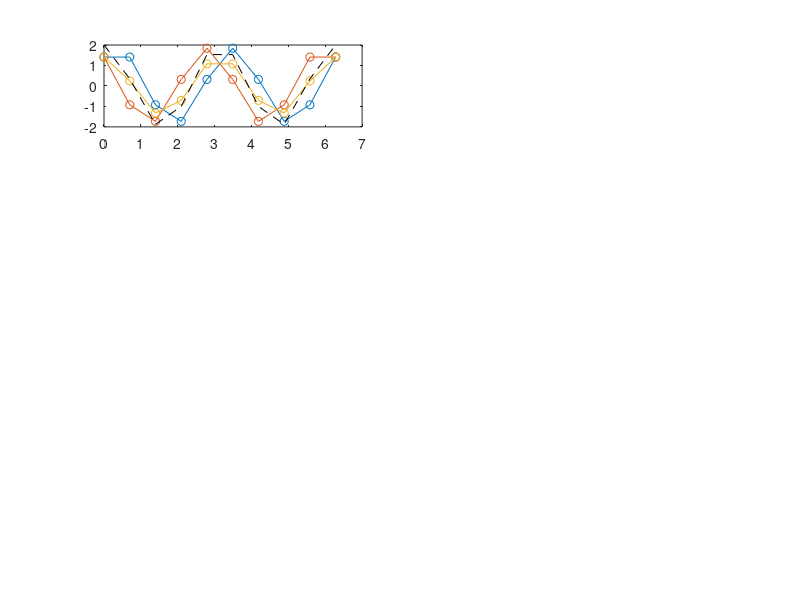

The MATLAB script that drew this image: (Note: this script raises an error after producing the figure.)
%% ---------------------------- Header --------------------------------- %%

%%% Numerische Methoden der Hydromechanik
%%% Assignment: 1
%%% Group: 2
%%% Members: Nick Pfeiffer, Andreas Mirlach, Julian Lenz, Faro Schäfer

% ----------------------------------------------------------------------- %

clear all
close all

%% grid and analytical solution 


%grid = [10,12,13,14,15,16,17,18,20,30,50,100,1000,10000];
grid = [10,20,30,50,70,100,1000,10000];
%grid = [2,4,6,8,10,12,14,16,18,20,30,40,60,100,1000];
% amount of grid points 
 
for j = 1:length(grid)

    % Number of grid points
    n = grid(j);

    % Grid spacing
    h = 2.0 * pi / (n-1);

    % Calculation of... 
    for i = 1 : n

        % ...coordinates
        x(i) = 0.0 + (i-1) * h;

        % ...analytical values of function and derivative
        f(i) = sin( 2*x(i) ); % analytical function
        dfe(i) = cos( 2*x(i) ) * 2; % analytical first derivative
        dfe2(i) = -sin( 2*x(i) ) * 4; % analytical second derivative
      
    end
    
%% Discretization for numerical solution

    for i = 1 : n

        % Periodic boundary conditions... 

        % ...for the first point
        if ( i == 1 )

            fp = f(i+1);
            fm = f(n-1);

        end

        % ...for the last point
        if ( i == n )

            fp = f(2);
            fm = f(n-1);

        end

        % If point is not at the boundaries 
        if ( ( i ~= 1 ) && ( i ~= n ) )
            fp = f(i+1);
            fm = f(i-1);
        end

        fi = f(i);

%% function values and errors

    % First derivative: Upwind
    dfn_U(i) = ( fi - fm ) / ( 1.0*h );
      
    % First derivative: Downwind
    dfn_D(i) = ( fp - fi ) / ( 1.0*h );
        
    % First derivative: Central
    dfn_C(i) = ( fp - fm ) / ( 2.0*h );
        
    % Second Derivative: Central 
    dfn_C2(i) = ( fp - 2*fi + fm ) / (h^2);

    % Error: First derivative Upwind
    er_U(i) = abs( ( dfe(i) - dfn_U(i) ) / dfe(i) );
    
    % Error: First derivative Downwind
    er_D(i) = abs( ( dfe(i) - dfn_D(i) ) / dfe(i) );
      
    % Error: First derivative Central
    er_C(i) = abs( ( dfe(i) - dfn_C(i) ) / dfe(i) );
        
    % Error: Second derivative Central
    er_C2(i) = abs ( ( dfe2(i) - dfn_C2(i) ) / dfe(i) );
      
    end
    
%% Interpolation of Points and error on interpolated points
    
    xq = [0:h/2:h*(n-1)]; % x-values on which function values get interpolated

    dfn_U_interp = interp1(x,dfn_U,xq); % Interpolated Points for Upwind
    dfn_D_interp = interp1(x,dfn_D,xq); % Interpolated Points for Downwind
    dfn_C_interp = interp1(x,dfn_C,xq); % Interpolated Points for Central
    dfn_C2_interp = interp1(x,dfn_C2,xq); % Interpolated Points for Central (second der.)
    
    dfe_interp = cos( 2 .* xq ) * 2; % analytical first derivative
    dfe2_interp = -sin( 2 .* xq ) * 4; % analytical second derivative
    
%% Error with interpolated points
    
    % Error: Int_Upwind
    int_er_U = abs( ( dfe_interp - dfn_U_interp ) ./ dfe_interp );
    
    % Error: Int_Downwind
    int_er_D = abs( ( dfe_interp - dfn_D_interp ) ./ dfe_interp );
      
    % Error: Central first derivative
    int_er_C = abs( ( dfe_interp - dfn_C_interp ) ./ dfe_interp );
        
    % Error: Central second derivative
    int_er_C2 = abs ( ( dfe2_interp - dfn_C2_interp ) ./ dfe_interp ); 
    
%% Plots
    
    if j == 1 
        fig_first_derivative = figure;
        fig_second_derivative = figure;
    end
    
%     plot first derivative 
    set(0,'CurrentFigure',fig_first_derivative)
    subplot(4,2,j)
    plot(x, dfn_U, 'o-', x, dfn_D, 'o-', x, dfn_C, 'o-', x, dfe, '--k') % values of numerical difference scheme
    hold on 
    ax = gca;
    ax.ColorOrderIndex = 1;
    plot(xq, dfn_U_interp, '.-', xq, dfn_D_interp, '.-', xq, dfn_C_interp, '.-') % interpolated values
    legend('Upwind','Downwind','Central', 'Exact')
    set(gca,'FontSize',14); 
    title(n);
    hold off

%     plot second derivative
    set(0,'CurrentFigure',fig_second_derivative)
    subplot(4,2,j)
    ax = gca;
    ax.ColorOrderIndex = 4;
    hold on
    plot(x, dfn_C2, '-o', x, dfe2, '--k') % values of numerical difference scheme
    ax.ColorOrderIndex = 4;
    plot(xq, dfn_C2_interp, '.-') % interpolated values
    legend('Central', 'Exact')
    set(gca,'FontSize',14); 
    title(n);
    
    % Storing grid spacing and relative error in matrix
%         error(j,1) = h;
%         error(j,2) = mean(er_U);
%         error(j,3) = mean(er_D);
%         error(j,4) = mean(er_C);
%         error(j,5) = mean(er_C2);
%         error(j,6) = mean(int_er_U);
%         error(j,7) = mean(int_er_D);
%         error(j,8) = mean(int_er_C);
%         error(j,9) = mean(int_er_C2);

    error(j,1) = h;
%     error(j,1) = n;
    error(j,2) = er_U(n/5); % value of 2*pi/5 for x
    error(j,3) = er_D(n/5); % value of 2*pi/5 for x
    error(j,4) = er_C(n/5); % value of 2*pi/5 for x
    error(j,5) = int_er_U((2*n/5)-1); % value of 2*pi/5 for xq
    error(j,6) = int_er_D((2*n/5)-1); % value of 2*pi/5 for xq
    error(j,7) = int_er_C((2*n/5)-1); % value of 2*pi/5 for xq
    error(j,8) = er_C2(n/5); % value of 2*pi/5 for x
    error(j,9) = int_er_C2((2*n/5)-1); % value of 2*pi/5 for xq
    
    end
    
% Plotting of error over grid spacing in log scale
figure
    loglog(error(:,1),error(:,2),'-',error(:,1),error(:,3),'-',error(:,1),error(:,4),'-')
    hold on
    ax = gca;
    ax.ColorOrderIndex = 1;
    loglog(error(:,1),error(:,5),'--',error(:,1),error(:,6),'--',error(:,1),error(:,7),'--')
    title('Error plot first derivative');
    xlabel('Grid spacing h');
    ylabel('Relative error');
    legend('Upwind','Downwind','Central',...
        'Upwind Int','Downwind Int','Central Int',...
        'Location','SouthEast')

% Plotting of error over grid spacing in log scale
figure
    ax = gca;
    ax.ColorOrderIndex = 4;
    hold on
    loglog(error(:,1),error(:,8),'-')
    hold on
    ax.ColorOrderIndex = 4;
    loglog(error(:,1),error(:,9),'--')
    ax.XScale = 'Log';
    ax.YScale = 'Log';
    title('Error plot second derivative');
    xlabel('Grid spacing h');
    ylabel('Relative error');
    legend('Central 2nd','Central 2nd Int','Location','SouthEast')
